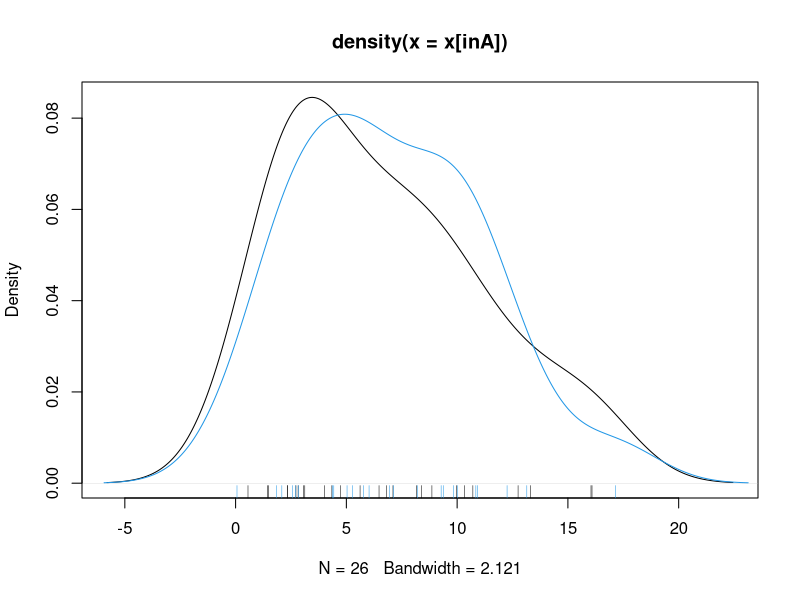

The R source for this figure:
# r2py crawler metadata
# package: caret
# source_type: rd_example
# topic: createDataPartition.Rd
# source_file: C:\Users\bened\AppData\Local\R\win-library\4.5\caret\help
# lines: 34

suppressPackageStartupMessages(library(caret))
data(oil)
createDataPartition(oilType, 2)

x <- rgamma(50, 3, .5)
inA <- createDataPartition(x, list = FALSE)

plot(density(x[inA]))
rug(x[inA])

points(density(x[-inA]), type = "l", col = 4)
rug(x[-inA], col = 4)

createResample(oilType, 2)

createFolds(oilType, 10)
createFolds(oilType, 5, FALSE)

createFolds(rnorm(21))

createTimeSlices(1:9, 5, 1, fixedWindow = FALSE)
createTimeSlices(1:9, 5, 1, fixedWindow = TRUE)
createTimeSlices(1:9, 5, 3, fixedWindow = TRUE)
createTimeSlices(1:9, 5, 3, fixedWindow = FALSE)

createTimeSlices(1:15, 5, 3)
createTimeSlices(1:15, 5, 3, skip = 2)
createTimeSlices(1:15, 5, 3, skip = 3)

set.seed(131)
groups <- sort(sample(letters[1:4], size = 20, replace = TRUE))
table(groups)
folds <- groupKFold(groups)
lapply(folds, function(x, y) table(y[x]), y = groups)
